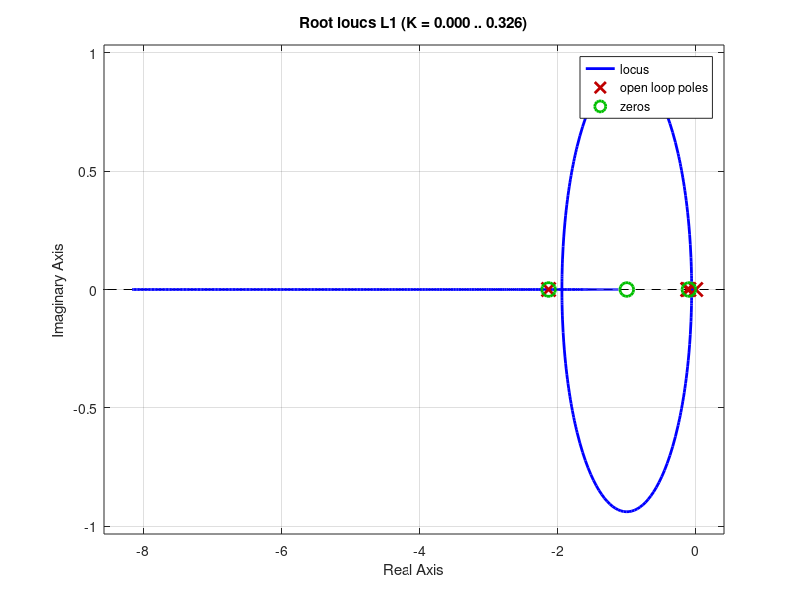
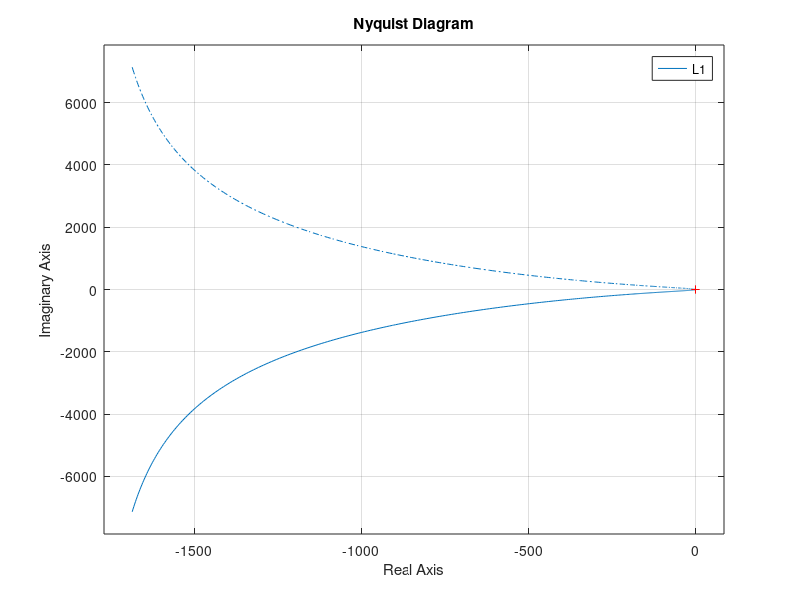
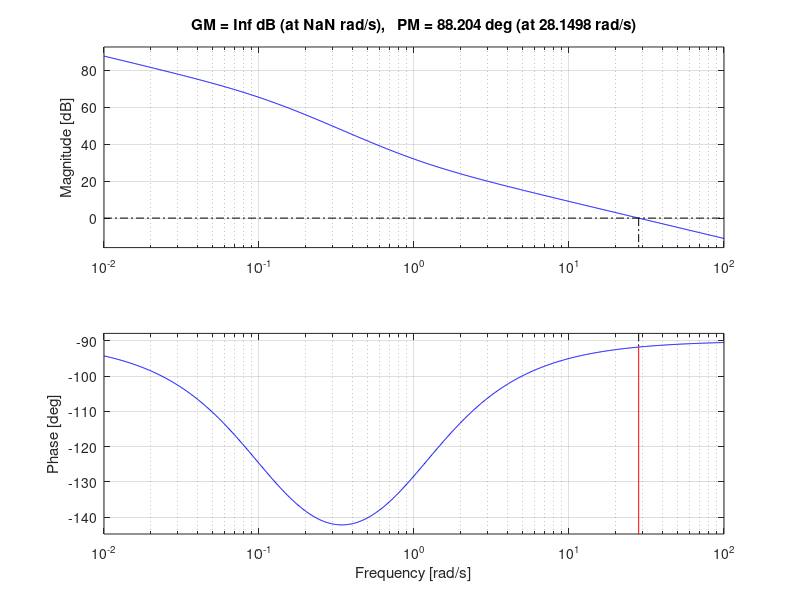
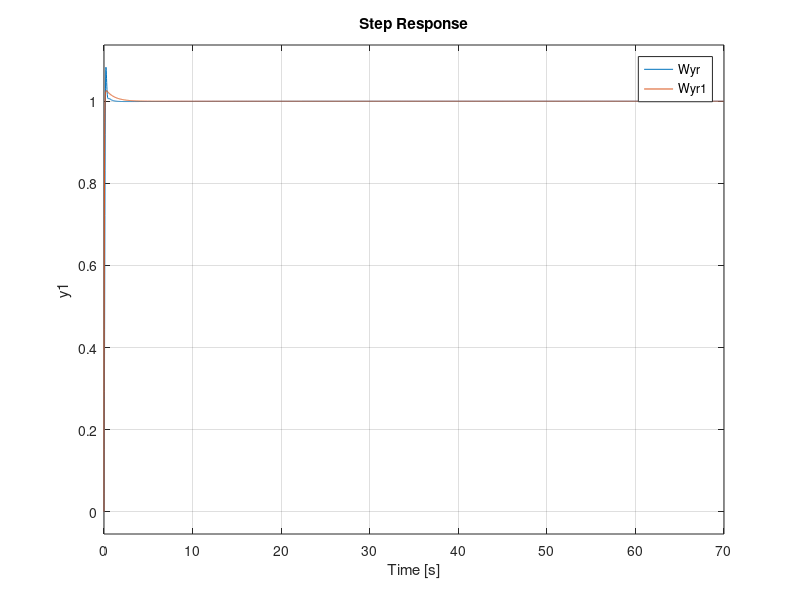

Recreate these plots in MATLAB, in order.
clc;
close all;
clear all;

%% Processo P
s= tf('s');

P = 1.2 * (10*s+1)/(4*s^2+9*s+1);

pole(P)
%-2.132782218537319
%  -0.117217781462681

% Si vuole:
% - Errore a regime nullo per riferimenti a gradino
% - Sovraelongazione inferiore al 20%
% - Tempo di assestamento di 10s

% Occorre un'azione integrale per soddisfare la specifica di errore

% Nel caso in cui si volesse usare il filtro H, è necessario considerare 
% la f.d.t. di sensitività dell'errore vero e_true, ovvero:
%
%              1 + P(s) * C(s) * ( H(s) - 1 )
% W_etrue_r = --------------------------------
%                  1 + H(s) * P(s) * C(s)

% Inoltre nel caso in cui fossero presenti più disturbi in diversi punti del sistema,
% è necessario annullare l'errore per ognuno di essi, i quali in genere presentano una
% f.d.t. sull'errore differente
%%  iniziamo con il sistemare il nostro processo a regime 

C0 = 1/s; 
k0 =12;
% rete anticipatrice 
alpha = 0.1;
omega_t = 8;
tau_ra = 1/(omega_t*sqrt(alpha));
Ra = (1+tau_ra*s)/(1+tau_ra*alpha*s);

L0 = k0*C0 *P*Ra;
Wyr= minreal(L0/(1+L0));

% pole(Wyr); POLI DELLA Wyr
% -12.420530798086823 +13.978277080582567i
% -12.420530798086823 -13.978277080582567i
%  -2.607261000241778 + 0.000000000000000i
%  -0.099898684931600 + 0.000000000000000i


figure(1)
rlocus(L0)

figure(2)
nyquist(L0) % nessun giro attorno a -1 nyquist soddisfatto 

figure(3)
margin(L0)

%% CON c1 applichiamo la tecnica della sovrascrittura 
tau_p = 2.132782218537319;
C1 = (s/tau_p+1)*(s/1+1)/(s*(10*s+1));
k=200;
L1 = k*C1 *P;
Wyr1= minreal(L1/(1+L1));

% pole(Wyr1)
% -27.215811676720755 + 0.000000000000000i
%  -2.132782218537318 + 0.000000084369114i
%  -2.132782218537318 - 0.000000084369114i
%  -1.033673655785424 + 0.000000000000000i
%  -0.100000001597035 + 0.000000000000000i
%  -0.099999998402966 + 0.000000000000000i




figure(1)
rlocus(L1)

figure(2)
nyquist(L1) % nyquist soddisfatto 

figure(3)
margin(L1)

%% verifica delle prestazioni 

% Wyr(l aumento del guadagno e limitato )
% gm -> INF
% pm -> 61.6°
% omega_t -> 12.8 rad/s

%Wyr1 (posso aumentare ancora il guadagno )
% gm -> ING
% pm ->  88.2°
% omega_t -> 28.2 rad/s 

figure(4)
step(Wyr,Wyr1)
legend
